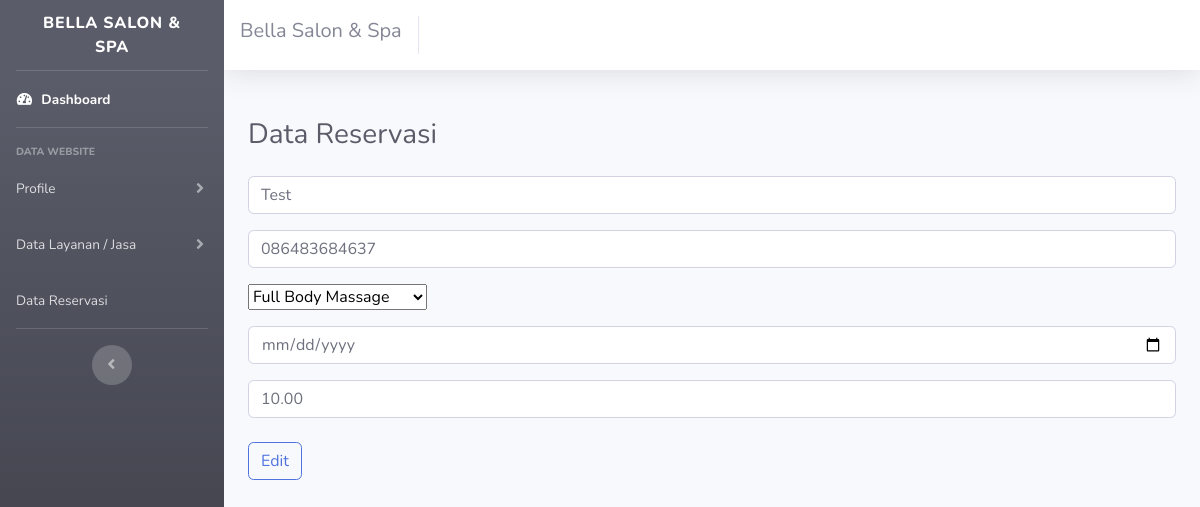
Page /ADMIN/Reservasi/edit.php?id=3 (signed in) on the committed database.
### tables this page shows
CREATE TABLE `reservasi` (
  `id_reservasi` int(11) NOT NULL,
  `id_layanan` int(11) NOT NULL,
  `nama` varchar(30) NOT NULL,
  `no_hp` varchar(15) NOT NULL,
  `tanggal` date NOT NULL,
  `jam` varchar(10) NOT NULL
);

CREATE TABLE `layanan` (
  `id_layanan` int(11) NOT NULL,
  `nama_layanan` varchar(30) NOT NULL,
  `deskripsi` text NOT NULL,
  `harga` int(11) NOT NULL
);

### conn.php (called while the page is built, shortened)
<?php
$conn = mysqli_connect("localhost","root", "", "bela-salon")
        or die ('gagal terkoneksi ke database');
function query ($query) {
    global $conn;
    $result = mysqli_query($conn,$query);
    $rows = [];
    while ( $row = mysqli_fetch_assoc($result) ) {
        $rows[] = $row;
    }
    return $rows;
}
?>

### ADMIN/Reservasi/edit.php (the view, shortened to what this page needs)
<?php
require '../../conn.php';
$id = $_GET["id"];
$reservasi = query("SELECT * FROM reservasi LEFT JOIN layanan USING(id_layanan) WHERE id_reservasi = $id")[0];
$layanan = mysqli_query($conn, "SELECT * FROM layanan");
?>
<!DOCTYPE html>
<html lang="en">
<head>
    <link rel="stylesheet" href="https://cdn.jsdelivr.net/npm/bootstrap-icons@1.8.1/font/bootstrap-icons.css">
    <link href="../vendor/fontawesome-free/css/all.min.css" rel="stylesheet" type="text/css">
    <link href="../css/sb-admin-2.min.css" rel="stylesheet">
</head>
<body id="page-top">
    <div id="wrapper">
        <ul class="navbar-nav bg-gradient-dark sidebar sidebar-dark accordion" id="accordionSidebar">
            <a class="sidebar-brand d-flex align-items-center justify-content-center" href="../index.php">
                <div class="sidebar-brand-text mx-3">Bella Salon & Spa</div>
            </a>
            <hr class="sidebar-divider my-0">
            <li class="nav-item active">
                <a class="nav-link" href="../index.php">
                    <i class="fas fa-fw fa-tachometer-alt"></i>
                    <span>Dashboard</span></a>
            </li>
            <hr class="sidebar-divider">
            <div class="sidebar-heading">
                Data Website
            </div>
            <li class="nav-item">
                <a class="nav-link collapsed" href="../user/edit.php" data-toggle="collapse" data-target="#collapseTwo"
                    aria-expanded="true" aria-controls="collapseTwo">
                    <span>Profile</span>
                </a>
            </li>
            <li class="nav-item">
                <a class="nav-link collapsed" href="../perawatan/perawatan.php" data-toggle="collapse"
                    data-target="#collapseUtilities" aria-expanded="true" aria-controls="collapseUtilities">
                    <span>Data Layanan / Jasa</span>
                </a>
            </li>
            <li class="nav-item">
                <a class="nav-link collapsed" href="booking.php">
                    <span>Data Reservasi</span>
                </a>
            </li>
            <hr class="sidebar-divider">
            <div class="text-center d-none d-md-inline">
                <button class="rounded-circle border-0" id="sidebarToggle"></button>
            </div>
        </ul>
        <div id="content-wrapper" class="d-flex flex-column">
            <div id="content">
                <nav class="navbar navbar-expand navbar-light bg-white topbar mb-4 static-top shadow">
                    <h5>Bella Salon & Spa</h5>
                </nav>
                <div class="container-fluid mt-5">
                    <div class="d-sm-flex align-items-center justify-content-between mb-4">
                        <h1 class="h3 mb-0 text-gray-800">Data Reservasi</h1>
                    </div>
                    <form action="" method="post" enctype="multipart/form-data">
                        <div class="mb-3">
                            <input type="text" class="form-control" name="nama" id="nama" placeholder="Nama"
                                value="<?php echo $reservasi['nama'] ?>" require>
                        </div>
                        <div class="mb-3">
                            <input type="text" class="form-control" name="nohp" id="nohp" placeholder="Nomer Telepon"
                                value="<?php echo $reservasi['no_hp'] ?>" require>
                        </div>
                        <div class="mb-3">
                            <select name="layanan" class="form-select" id="layanan" aria-label="Default select example">
                                <?php while($row = mysqli_fetch_assoc($layanan)){?>
                                <option value="<?php echo $row['id_layanan'] ?>"
                                    <?php echo ($row['id_layanan'] == $reservasi["id_layanan"])? 'selected': ''; ?>>
                                    <?php echo $row["nama_layanan"] ?>
                                </option>
                                <?php } ?>
                            </select>
                        </div>
                        <div class="mb-3">
                            <input type="date" class="form-control" name="tanggal" id="tanggal" placeholder="Tanggal"
                                value="<?php echo $reservasi['tanggal'] ?>" require>
                        </div>
                        <div class="mb-3">
                            <input type="text" class="form-control" name="jam" id="jam" placeholder="jam / Waktu"
                                value="<?php echo $reservasi['jam'] ?>" require>
                        </div>
                        <div class="mb-3">
                            <button class="btn btn-outline-primary text-center mt-2" type="submit" name="edit"
                                id="edit">Edit</button>
                        </div>
                    </form>
                </div>
            </div>
        </div>
</body>
</body>
</html>

### rows in the picture
reservasi: nama "Test", nohp "086483684637", layanan "Full Body Massage", jam "10.00"
